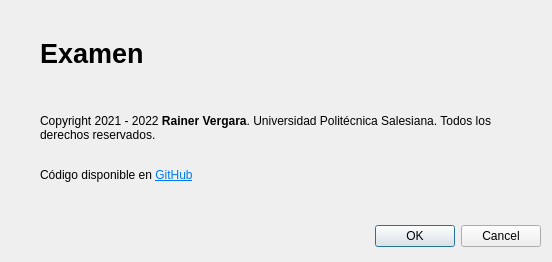
<?xml version="1.0" encoding="UTF-8"?>
<ui version="4.0">
 <class>acerca</class>
 <widget class="QDialog" name="acerca">
  <property name="geometry">
   <rect>
    <x>0</x>
    <y>0</y>
    <width>552</width>
    <height>262</height>
   </rect>
  </property>
  <property name="windowTitle">
   <string>Dialog</string>
  </property>
  <widget class="QDialogButtonBox" name="buttonBox">
   <property name="geometry">
    <rect>
     <x>80</x>
     <y>220</y>
     <width>461</width>
     <height>32</height>
    </rect>
   </property>
   <property name="orientation">
    <enum>Qt::Horizontal</enum>
   </property>
   <property name="standardButtons">
    <set>QDialogButtonBox::Cancel|QDialogButtonBox::Ok</set>
   </property>
  </widget>
  <widget class="QLabel" name="lblDerechos">
   <property name="geometry">
    <rect>
     <x>40</x>
     <y>110</y>
     <width>458</width>
     <height>76</height>
    </rect>
   </property>
   <property name="text">
    <string>&lt;html&gt;&lt;head/&gt;&lt;body&gt;&lt;p&gt;Copyright 2021 - 2022 &lt;span style=&quot; font-weight:600;&quot;&gt;Rainer Vergara&lt;/span&gt;. Universidad Politécnica Salesiana. Todos los derechos reservados. &lt;/p&gt;&lt;p&gt;&lt;br/&gt;Código disponible en &lt;a href=&quot;https://github.com/rainerpro/Examen-Remedial&quot;&gt;&lt;span style=&quot; text-decoration: underline; color:#007af4;&quot;&gt;GitHub&lt;/span&gt;&lt;/a&gt;&lt;/p&gt;&lt;/body&gt;&lt;/html&gt;</string>
   </property>
   <property name="wordWrap">
    <bool>true</bool>
   </property>
  </widget>
  <widget class="QLabel" name="lblNombre">
   <property name="geometry">
    <rect>
     <x>40</x>
     <y>30</y>
     <width>458</width>
     <height>47</height>
    </rect>
   </property>
   <property name="font">
    <font>
     <pointsize>20</pointsize>
     <weight>75</weight>
     <bold>true</bold>
    </font>
   </property>
   <property name="text">
    <string>Examen</string>
   </property>
  </widget>
 </widget>
 <resources/>
 <connections>
  <connection>
   <sender>buttonBox</sender>
   <signal>accepted()</signal>
   <receiver>acerca</receiver>
   <slot>accept()</slot>
   <hints>
    <hint type="sourcelabel">
     <x>248</x>
     <y>254</y>
    </hint>
    <hint type="destinationlabel">
     <x>157</x>
     <y>274</y>
    </hint>
   </hints>
  </connection>
  <connection>
   <sender>buttonBox</sender>
   <signal>rejected()</signal>
   <receiver>acerca</receiver>
   <slot>reject()</slot>
   <hints>
    <hint type="sourcelabel">
     <x>316</x>
     <y>260</y>
    </hint>
    <hint type="destinationlabel">
     <x>286</x>
     <y>274</y>
    </hint>
   </hints>
  </connection>
 </connections>
</ui>
